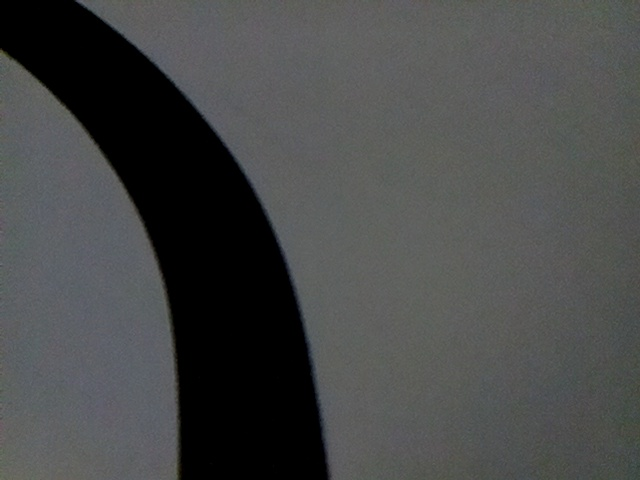
#> input picture exemplo/1a.jpg, 640 x 480 px
$ python track_finder.py
#> lines starting #> are read from the running program, lines starting #| are printed output that depends on the picture; after the words box and inside, x2 and y2 are one past the last pixel; in counts of white or black regions, pixels touching at a corner belong together
import cv2
import os
import argparse
import matplotlib.pyplot as plt
import matplotlib.image as mpimg


# caminho_imagem = "fotos/curva/frame_1_0.518295454545.jpg"

parser = argparse.ArgumentParser(description='Description of your program')
parser.add_argument('-i','--i_path', help='image_path', type=str, required=False)
parser.add_argument('-p','--n_pontos', help='numero de pontos', type=int, required=False)
parser.add_argument('-l','--tamanho_linha', help='tamanho da linha', type=int, required=False)
parser.add_argument('-a','--alpha', help='nivel transparencia', type=float, required=False)
args = vars(parser.parse_args())

def processamento_imagem(caminho_imagem, qtd_pontos=10, tamanho_linha=10, alpha = 0.7, salva_imagem="img.jpg" ):
    """Funcao que aplica todos os métodos de processamentos descrito na metodologia do TCC

    Argumentos:
        caminho_imagem {string} -- caminha da imagem de entrada

    Argumentos chave:
        qtd_pontos {int} -- quantidade de pontos (default: {10})
        salva_imagem {string} -- caminho que deseja salvar imagem (exemplo: /Documents/img.jpg)
    """
    img_original = cv2.imread(caminho_imagem) # método carrega uma imagem de um arquivo.
    img_cinza = cv2.cvtColor(img_original,cv2.COLOR_BGR2GRAY) #conversão imagem BGR para escala cinza
    img_suavizada = cv2.medianBlur(img_cinza,21) #Suavização dos ruídos
    _, img_binaria = cv2.threshold(img_suavizada, 0, 255, cv2.THRESH_BINARY_INV+cv2.THRESH_OTSU) #Aplicação do Threshold

    pontos_trajetoria, pontos_centrais = pega_pontos_trajetoria(img_binaria, qtd_pontos)
    # plota_pontos(img_original, pontos_trajetoria, salva_imagem)
    # distancia_absoluta(img_original, pontos_trajetoria,0.2, "img.jpg")
    desenha_faixa(img_original,pontos_trajetoria,salva_imagem,tamanho_linha, alpha)


def pega_pontos_trajetoria(img_binaria, qtd_pontos=10):
    """Funcao que pega os pontos da trajetoria

    Argumentos:
        img_binaria {numpy.ndarray} -- imagem binária

    Argumentos chave:
        qtd_pontos {int} -- quantidade de pontos/partes que deseja encontrar (default: {10})
        salva_imagem {bool} -- [description] (default: {True})

    Returns:
        [tuple] -- tupla com lista dos pontos da trajetória e lista dos pontos centrais
    """
    altura, largura = img_binaria.shape
    altura_da_parte = altura//qtd_pontos
    pontos_trajetoria = []
    pontos_centrais = []
    for ponto in range(qtd_pontos):
        img_part = img_binaria[altura_da_parte*ponto:altura_da_parte*(ponto+1),:] #Definindo qual parte da imagem sera processada
        M = cv2.moments(img_part) #calcula os momentos associados a imagem
        if M["m00"] > 0: #garantir que não fará divisão por zero
            cX = int(M["m10"] / M["m00"]) #calculando o "centro de massa" horizontal, o vertical não é necessário calcular
        pontos_trajetoria.append((cX,(altura_da_parte)*ponto+altura_da_parte//2)) #armazenando as coordenadas da centroide da parte em questão
        pontos_centrais.append((largura//2,(altura_da_parte)*ponto+altura_da_parte//2))
    return (pontos_trajetoria,pontos_centrais)

# [20 lines left out: function plota_pontos, not called in this run]

def desenha_faixa(img, pontos_trajetoria, salva_imagem, tamanho_linha, alpha):
    """[summary]

    Arguments:
        img {numpy.ndarray} -- imagem original de entrada
        pontos_trajetoria {[list]} -- lista com os pontos da trajetoria
        salva_imagem {string} -- caminho que deseja salvar imagem (exemplo: /Documents/img.jpg)

    """
    altura, largura, _ = img.shape
    altura_da_parte = altura//len(pontos_trajetoria)
    centro_largura = largura//2
    img_desenhada = img.copy() #criando uma cópia da imagem
    img_fundo = img.copy() #criando uma cópia da imagem
    for indice, ponto in enumerate(pontos_trajetoria):
        cv2.line(img_desenhada, (ponto[0]-tamanho_linha//2,ponto[1]),(ponto[0]+tamanho_linha//2,ponto[1]),(0,255,0))
    img_sobreposta = cv2.addWeighted(img_fundo,alpha,img_desenhada,1-alpha,0)
    # print(222,salva_imagem)
    cv2.imwrite(salva_imagem,img_sobreposta)
    lado = define_lado(pontos_trajetoria,0.2,img_sobreposta,alpha)
    print(lado)

def define_lado(pontos, pct=0.2, img=None, alpha=0.8):
    valores_x = []
    for ponto in reversed(pontos):
        valores_x.append(ponto[0])
    qtd_pontos = len(pontos)
    tamanho_bloco_analisado = int(pct*qtd_pontos)
    valores_x_iniciais = valores_x[:tamanho_bloco_analisado]
    valores_x_finais = valores_x[qtd_pontos-tamanho_bloco_analisado:]
    if sum(valores_x_finais) - sum(valores_x_iniciais) > 0:
        lado = "direita"
    else:
        lado = "esquerda"
    # if img != 0:
    seta = cv2.imread(f"setas/{lado}.png")
    img_sobreposta = cv2.addWeighted(img.copy(),alpha,seta,1-alpha,0)
    cv2.imwrite(f"{lado}.jpg",img_sobreposta)


    return(lado)

# [23 lines left out: function distancia_absoluta, not called in this run]


tamanho_linha = args['tamanho_linha']
n_pontos = args['n_pontos']
alpha = args['alpha']
image = args['i_path']
try:
    processamento_imagem(image,n_pontos,tamanho_linha,alpha)
except:
    processamento_imagem("exemplo/1a.jpg",10,50,0.7,salva_imagem=f"img.jpg")
#> call 2 of processamento_imagem, with caminho_imagem = 'exemplo/1a.jpg', qtd_pontos = 10, tamanho_linha = 50, alpha = 0.7, salva_imagem = 'img.jpg'
#> in processamento_imagem, img_original is the input picture: shape (480, 640, 3); mean B, G, R 72.8, 73.2, 71.8
#> in processamento_imagem (call 2), `_, img_binaria = cv2.threshold(img_suavizada, 0, 255, cv2.THRESH_BINAR..`:
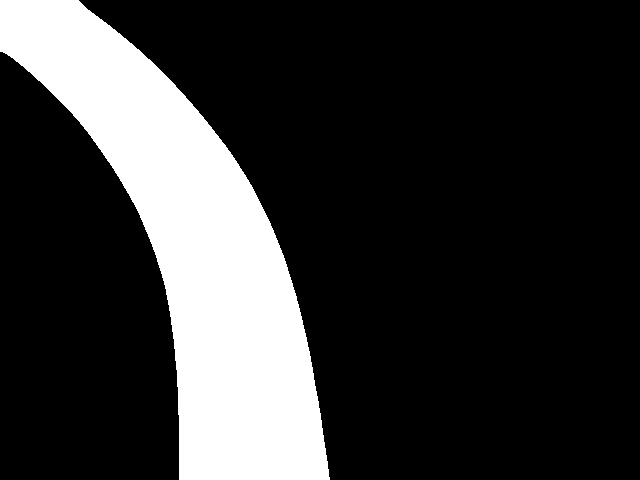
#> img_binaria: shape (480, 640); 20.5% white; 1 white region, box (x1, y1, x2, y2) and area: (0, 0, 330, 480) 62836
#> the loop in pega_pontos_trajetoria, `for ponto in range(qtd_pontos):` made 10 passes
#> cX on passes 1 to 10: 54, 94, 140, 175, 202, 221, 234, 242, 248, 252
#> pass 1, in pega_pontos_trajetoria, `img_part = img_binaria[altura_da_parte*ponto:altura_da_parte*(ponto+1)..`:
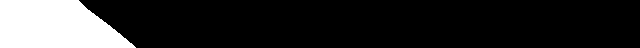
#> img_part: shape (48, 640); 16.8% white; 1 white region, box (x1, y1, x2, y2) and area: (0, 0, 136, 48) 5152
#> pass 3, in pega_pontos_trajetoria, `img_part = img_binaria[altura_da_parte*ponto:altura_da_parte*(ponto+1)..`:
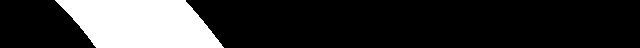
#> img_part: shape (48, 640); 20.1% white; 1 white region, box (x1, y1, x2, y2) and area: (55, 0, 224, 48) 6173
#> after the loop in pega_pontos_trajetoria, `for ponto in range(qtd_pontos):`:
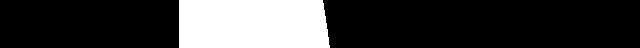
#> img_part: shape (48, 640); 23.1% white; 1 white region, box (x1, y1, x2, y2) and area: (179, 0, 330, 48) 7085
#> after the loop in pega_pontos_trajetoria, `for ponto in range(qtd_pontos):`: pontos_centrais = [(320, 24), (320, 72), (320, 120), (320, 168), (320, 216), (320, 264), (320, 312), (320, 360), (320, 408), (320, 456)]; pontos_trajetoria = [(54, 24), (94, 72), (140, 120), (175, 168), (202, 216), (221, 264), (234, 312), (242, 360), (248, 408), (252, 456)]
#> in desenha_faixa, `altura_da_parte = altura//len(pontos_trajetoria)`: altura_da_parte = 48
#> the loop in desenha_faixa, `for indice, ponto in enumerate(pontos_trajetoria):` made 10 passes
#> after the loop in desenha_faixa, `for indice, ponto in enumerate(pontos_trajetoria):`:
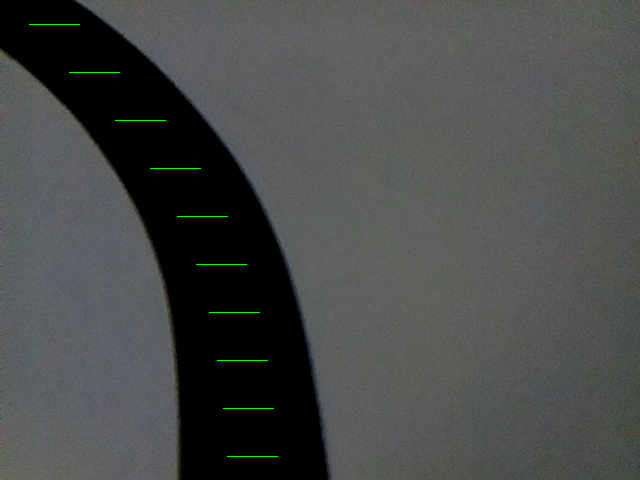
#> img_desenhada: shape (480, 640, 3); 0.17% of pixels changed, all inside (x1, y1, x2, y2) = (29, 24, 278, 457)
#> the loop in define_lado, `for ponto in reversed(pontos):` made 10 passes
#> after the loop in define_lado, `for ponto in reversed(pontos):`: valores_x = [252, 248, 242, 234, 221, 202, 175, 140, 94, 54]
#> in define_lado, `qtd_pontos = len(pontos)`: qtd_pontos = 10
#> in define_lado, `tamanho_bloco_analisado = int(pct*qtd_pontos)`: tamanho_bloco_analisado = 2
#> in define_lado, `valores_x_iniciais = valores_x[:tamanho_bloco_analisado]`: valores_x_iniciais = [252, 248]
#> in define_lado, `valores_x_finais = valores_x[qtd_pontos-tamanho_bloco_analisado:]`: valores_x_finais = [94, 54]
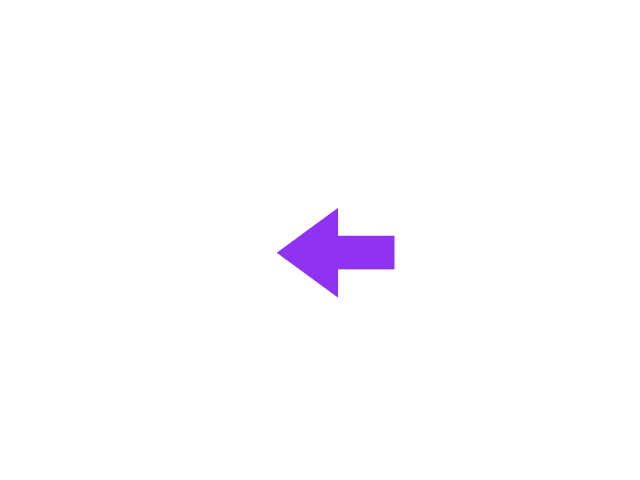
#> input picture setas/esquerda.png, 640 x 480 px
#> in define_lado, seta is the input picture: shape (480, 640, 3); mean B, G, R 254.8, 251.9, 253.3
#> in define_lado, `img_sobreposta = cv2.addWeighted(img.copy(),alpha,seta,1-alpha,0)`:
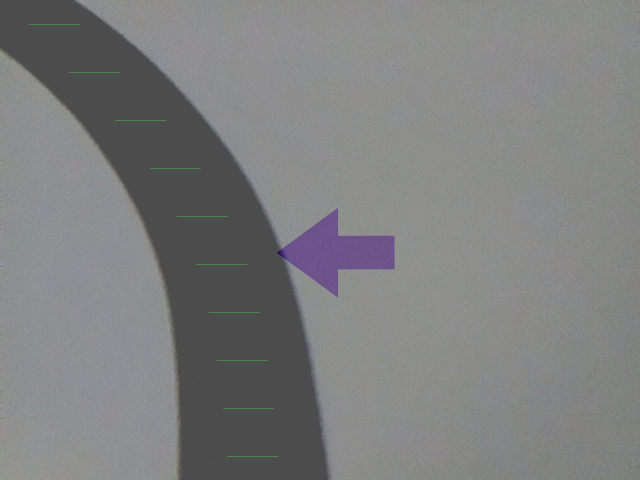
#> img_sobreposta: shape (480, 640, 3); mean B, G, R 127.3, 126.8, 126.2
#> in desenha_faixa, `lado = define_lado(pontos_trajetoria,0.2,img_sobreposta,alpha)`: lado = 'esquerda'
#| esquerda


# [10 lines of commented-out code are left out]
